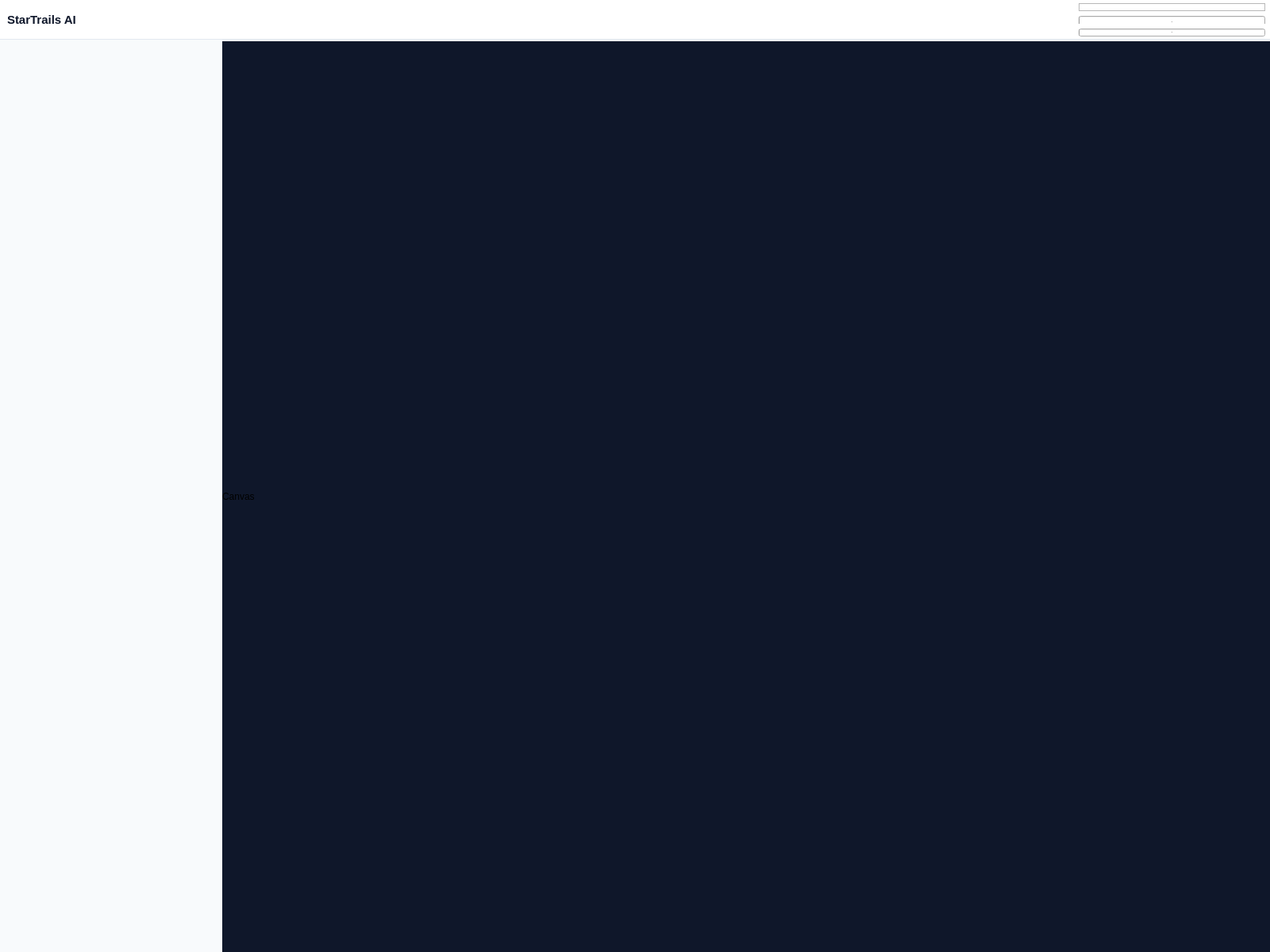
<?xml version="1.0" encoding="UTF-8"?>
<ui version="4.0">
 <class>MainWindow</class>
 <widget class="QMainWindow" name="MainWindow">
  <property name="geometry">
   <rect>
    <x>0</x>
    <y>0</y>
    <width>1600</width>
    <height>1200</height>
   </rect>
  </property>
  <property name="minimumSize">
   <size>
    <width>300</width>
    <height>0</height>
   </size>
  </property>
  <property name="windowTitle">
   <string>StarTrails AI</string>
  </property>
  <property name="styleSheet">
   <string notr="true">QMainWindow {
    background-color: #f8fafc;
}</string>
  </property>
  <widget class="QWidget" name="centralwidget">
   <property name="sizePolicy">
    <sizepolicy hsizetype="Expanding" vsizetype="Preferred">
     <horstretch>0</horstretch>
     <verstretch>0</verstretch>
    </sizepolicy>
   </property>
   <property name="styleSheet">
    <string notr="true">QWidget#centralwidget {
    background-color: #f8fafc;
}</string>
   </property>
   <layout class="QHBoxLayout" name="horizontalLayout_5" stretch="0">
    <property name="spacing">
     <number>0</number>
    </property>
    <property name="sizeConstraint">
     <enum>QLayout::SetNoConstraint</enum>
    </property>
    <property name="leftMargin">
     <number>0</number>
    </property>
    <property name="topMargin">
     <number>0</number>
    </property>
    <property name="rightMargin">
     <number>0</number>
    </property>
    <property name="bottomMargin">
     <number>0</number>
    </property>
    <item>
     <widget class="QFrame" name="vframe">
      <property name="frameShape">
       <enum>QFrame::NoFrame</enum>
      </property>
      <property name="frameShadow">
       <enum>QFrame::Raised</enum>
      </property>
      <property name="lineWidth">
       <number>0</number>
      </property>
      <layout class="QVBoxLayout" name="verticalLayout_5">
       <property name="spacing">
        <number>2</number>
       </property>
       <property name="sizeConstraint">
        <enum>QLayout::SetNoConstraint</enum>
       </property>
       <property name="leftMargin">
        <number>0</number>
       </property>
       <property name="topMargin">
        <number>0</number>
       </property>
       <property name="rightMargin">
        <number>0</number>
       </property>
       <property name="bottomMargin">
        <number>0</number>
       </property>
       <item>
        <widget class="QFrame" name="toolbar">
         <property name="sizePolicy">
          <sizepolicy hsizetype="Expanding" vsizetype="Preferred">
           <horstretch>0</horstretch>
           <verstretch>0</verstretch>
          </sizepolicy>
         </property>
         <property name="maximumSize">
          <size>
           <width>16777215</width>
           <height>50</height>
          </size>
         </property>
         <property name="styleSheet">
          <string notr="true">QFrame#toolbar {
    background-color: #ffffff;
    border-bottom: 1px solid #e2e8f0;
}</string>
         </property>
         <property name="frameShape">
          <enum>QFrame::NoFrame</enum>
         </property>
         <property name="frameShadow">
          <enum>QFrame::Raised</enum>
         </property>
         <layout class="QGridLayout" name="gridLayout">
          <property name="leftMargin">
           <number>0</number>
          </property>
          <property name="topMargin">
           <number>4</number>
          </property>
          <property name="rightMargin">
           <number>6</number>
          </property>
          <property name="bottomMargin">
           <number>4</number>
          </property>
          <property name="horizontalSpacing">
           <number>0</number>
          </property>
          <item row="0" column="0">
           <widget class="QFrame" name="frame">
            <property name="sizePolicy">
             <sizepolicy hsizetype="Expanding" vsizetype="Preferred">
              <horstretch>0</horstretch>
              <verstretch>0</verstretch>
             </sizepolicy>
            </property>
            <property name="minimumSize">
             <size>
              <width>300</width>
              <height>0</height>
             </size>
            </property>
            <property name="frameShape">
             <enum>QFrame::NoFrame</enum>
            </property>
            <property name="frameShadow">
             <enum>QFrame::Raised</enum>
            </property>
            <layout class="QHBoxLayout" name="horizontalLayout_9">
             <item>
              <widget class="QLabel" name="label_4">
               <property name="font">
                <font>
                 <pointsize>-1</pointsize>
                 <weight>75</weight>
                 <bold>true</bold>
                </font>
               </property>
               <property name="styleSheet">
                <string notr="true">QLabel#label_4 {
    font-size: 15px;
    font-weight: bold;
    color: #0f172a;
}</string>
               </property>
               <property name="text">
                <string>StarTrails AI</string>
               </property>
              </widget>
             </item>
            </layout>
           </widget>
          </item>
          <item row="0" column="1">
           <widget class="QFrame" name="frame_3">
            <property name="sizePolicy">
             <sizepolicy hsizetype="Expanding" vsizetype="Preferred">
              <horstretch>0</horstretch>
              <verstretch>0</verstretch>
             </sizepolicy>
            </property>
            <property name="frameShape">
             <enum>QFrame::NoFrame</enum>
            </property>
            <property name="frameShadow">
             <enum>QFrame::Raised</enum>
            </property>
            <layout class="QHBoxLayout" name="horizontalLayout_10">
             <item>
              <widget class="QLabel" name="label_imageName">
               <property name="font">
                <font>
                 <pointsize>-1</pointsize>
                 <weight>75</weight>
                 <bold>true</bold>
                </font>
               </property>
               <property name="styleSheet">
                <string notr="true">QLabel#label_imageName {
    font-size: 12px;
    font-weight: 600;
    color: #334155;
}</string>
               </property>
               <property name="text">
                <string/>
               </property>
              </widget>
             </item>
            </layout>
           </widget>
          </item>
          <item row="0" column="2" alignment="Qt::AlignRight">
           <widget class="QFrame" name="frame_4">
            <property name="minimumSize">
             <size>
              <width>244</width>
              <height>0</height>
             </size>
            </property>
            <property name="maximumSize">
             <size>
              <width>244</width>
              <height>16777215</height>
             </size>
            </property>
            <property name="frameShape">
             <enum>QFrame::NoFrame</enum>
            </property>
            <property name="frameShadow">
             <enum>QFrame::Raised</enum>
            </property>
            <layout class="QHBoxLayout" name="horizontalLayout_7">
             <property name="spacing">
              <number>6</number>
             </property>
             <property name="leftMargin">
              <number>9</number>
             </property>
             <property name="topMargin">
              <number>0</number>
             </property>
             <property name="rightMargin">
              <number>0</number>
             </property>
             <property name="bottomMargin">
              <number>0</number>
             </property>
             <item>
              <widget class="QFrame" name="frame_gpu">
               <property name="frameShape">
                <enum>QFrame::NoFrame</enum>
               </property>
               <property name="frameShadow">
                <enum>QFrame::Raised</enum>
               </property>
               <layout class="QVBoxLayout" name="verticalLayout_15">
                <property name="leftMargin">
                 <number>0</number>
                </property>
                <property name="topMargin">
                 <number>0</number>
                </property>
                <property name="rightMargin">
                 <number>0</number>
                </property>
                <property name="bottomMargin">
                 <number>0</number>
                </property>
                <item>
                 <widget class="QFrame" name="frame_gpu_label">
                  <property name="minimumSize">
                   <size>
                    <width>0</width>
                    <height>0</height>
                   </size>
                  </property>
                  <property name="frameShape">
                   <enum>QFrame::StyledPanel</enum>
                  </property>
                  <property name="frameShadow">
                   <enum>QFrame::Raised</enum>
                  </property>
                  <layout class="QVBoxLayout" name="verticalLayout_7">
                   <property name="topMargin">
                    <number>9</number>
                   </property>
                   <property name="bottomMargin">
                    <number>9</number>
                   </property>
                   <item>
                    <widget class="QLabel" name="label_gpu">
                     <property name="styleSheet">
                      <string notr="true">QLabel#label_gpu {
    font-size: 11px;
    font-weight: 600;
    color: #64748b;
}</string>
                     </property>
                     <property name="text">
                      <string>TextLabel</string>
                     </property>
                    </widget>
                   </item>
                  </layout>
                 </widget>
                </item>
                <item>
                 <widget class="QFrame" name="frame_gpu_util">
                  <property name="frameShape">
                   <enum>QFrame::NoFrame</enum>
                  </property>
                  <property name="frameShadow">
                   <enum>QFrame::Raised</enum>
                  </property>
                  <layout class="QHBoxLayout" name="horizontalLayout_19">
                   <property name="leftMargin">
                    <number>0</number>
                   </property>
                   <property name="topMargin">
                    <number>0</number>
                   </property>
                   <property name="rightMargin">
                    <number>0</number>
                   </property>
                   <property name="bottomMargin">
                    <number>0</number>
                   </property>
                   <item>
                    <widget class="QProgressBar" name="progressBar_gpu_util">
                     <property name="minimumSize">
                      <size>
                       <width>0</width>
                       <height>16</height>
                      </size>
                     </property>
                     <property name="font">
                      <font>
                       <pointsize>-1</pointsize>
                      </font>
                     </property>
                     <property name="value">
                      <number>0</number>
                     </property>
                     <property name="alignment">
                      <set>Qt::AlignCenter</set>
                     </property>
                     <property name="textVisible">
                      <bool>true</bool>
                     </property>
                     <property name="invertedAppearance">
                      <bool>false</bool>
                     </property>
                     <property name="textDirection">
                      <enum>QProgressBar::TopToBottom</enum>
                     </property>
                    </widget>
                   </item>
                  </layout>
                 </widget>
                </item>
                <item>
                 <widget class="QFrame" name="frame_gpu_mem">
                  <property name="frameShape">
                   <enum>QFrame::NoFrame</enum>
                  </property>
                  <property name="frameShadow">
                   <enum>QFrame::Raised</enum>
                  </property>
                  <layout class="QHBoxLayout" name="horizontalLayout_18">
                   <property name="leftMargin">
                    <number>0</number>
                   </property>
                   <property name="topMargin">
                    <number>0</number>
                   </property>
                   <property name="rightMargin">
                    <number>0</number>
                   </property>
                   <property name="bottomMargin">
                    <number>0</number>
                   </property>
                   <item>
                    <widget class="QProgressBar" name="progressBar_gpu_mem">
                     <property name="font">
                      <font>
                       <pointsize>-1</pointsize>
                      </font>
                     </property>
                     <property name="value">
                      <number>0</number>
                     </property>
                     <property name="alignment">
                      <set>Qt::AlignCenter</set>
                     </property>
                     <property name="textVisible">
                      <bool>true</bool>
                     </property>
                     <property name="invertedAppearance">
                      <bool>false</bool>
                     </property>
                    </widget>
                   </item>
                  </layout>
                 </widget>
                </item>
               </layout>
              </widget>
             </item>
            </layout>
           </widget>
          </item>
         </layout>
        </widget>
       </item>
       <item>
        <widget class="QSplitter" name="bodySplitter">
         <property name="orientation">
          <enum>Qt::Horizontal</enum>
         </property>
         <property name="handleWidth">
          <number>0</number>
         </property>
         <property name="childrenCollapsible">
          <bool>false</bool>
         </property>
         <widget class="Sidebar" name="sidebar" native="true">
          <property name="minimumSize">
           <size>
            <width>280</width>
            <height>0</height>
           </size>
          </property>
          <property name="maximumSize">
           <size>
            <width>280</width>
            <height>16777215</height>
           </size>
          </property>
         </widget>
         <widget class="QWidget" name="canvasHost">
          <property name="styleSheet">
           <string notr="true">QWidget#canvasHost {
    background-color: #0f172a;
}</string>
          </property>
          <layout class="QVBoxLayout" name="canvasLayout">
           <property name="leftMargin">
            <number>0</number>
           </property>
           <property name="topMargin">
            <number>0</number>
           </property>
           <property name="rightMargin">
            <number>0</number>
           </property>
           <property name="bottomMargin">
            <number>0</number>
           </property>
           <item>
            <widget class="QLabel" name="canvas_main">
             <property name="sizePolicy">
              <sizepolicy hsizetype="Ignored" vsizetype="Ignored">
               <horstretch>1</horstretch>
               <verstretch>1</verstretch>
              </sizepolicy>
             </property>
             <property name="minimumSize">
              <size>
               <width>200</width>
               <height>160</height>
              </size>
             </property>
             <property name="styleSheet">
              <string notr="true">QLabel#canvas_main {
    background-color: #0f172a;
}</string>
             </property>
             <property name="text">
              <string>Canvas</string>
             </property>
            </widget>
           </item>
          </layout>
         </widget>
        </widget>
       </item>
      </layout>
     </widget>
    </item>
   </layout>
  </widget>
 </widget>
 <resources>
  <include location="resources.qrc"/>
 </resources>
 <connections/>
 <buttongroups>
  <buttongroup name="detectMergeGroup"/>
  <buttongroup name="stackStreaksGroup"/>
  <buttongroup name="stackFadeGroup"/>
 </buttongroups>
 <customwidgets>
  <customwidget>
   <class>Sidebar</class>
   <extends>QWidget</extends>
   <header>startrails.ui.sidebar</header>
   <container>1</container>
  </customwidget>
 </customwidgets>
</ui>
